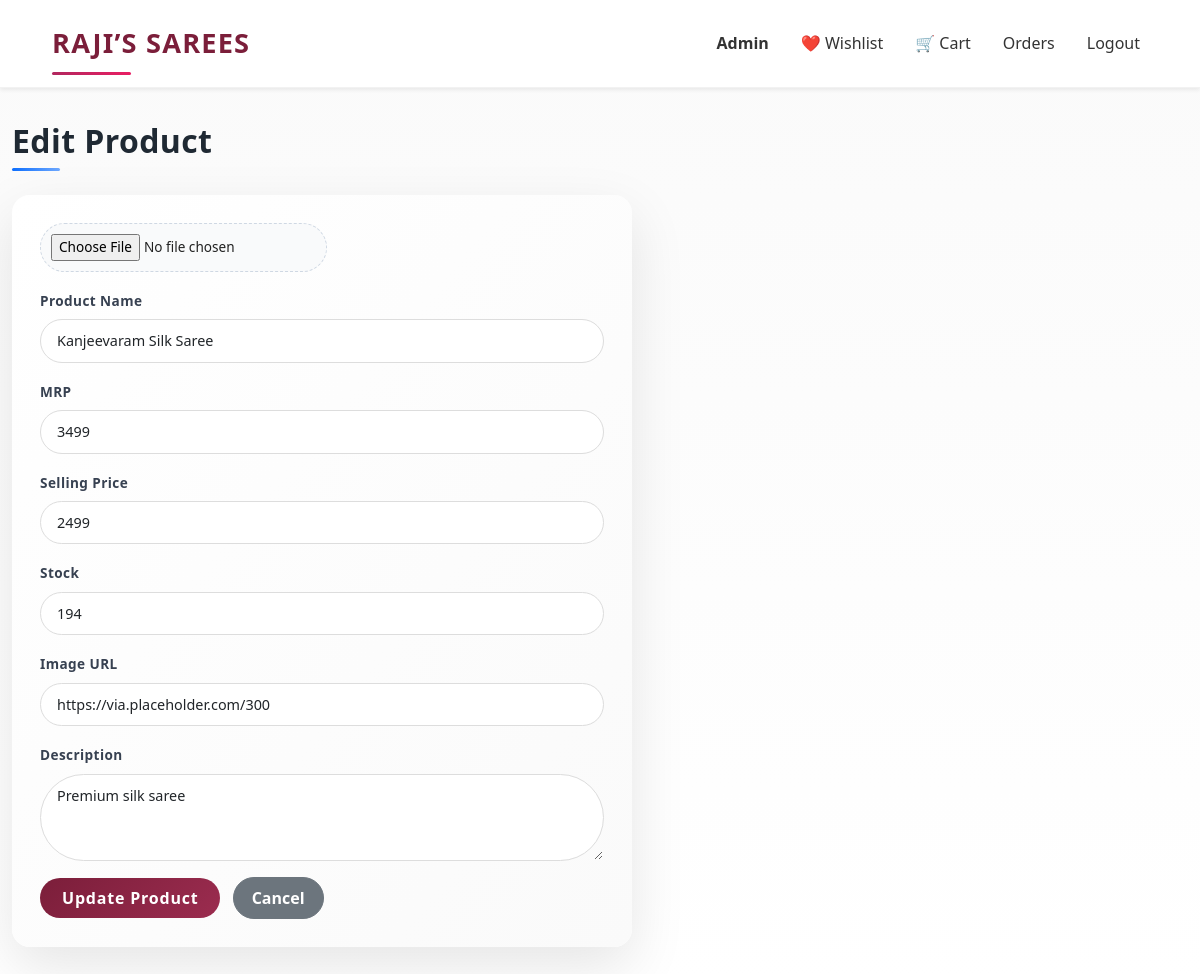
The page /admin/product/edit/1 (signed in) on the database as committed earlier.
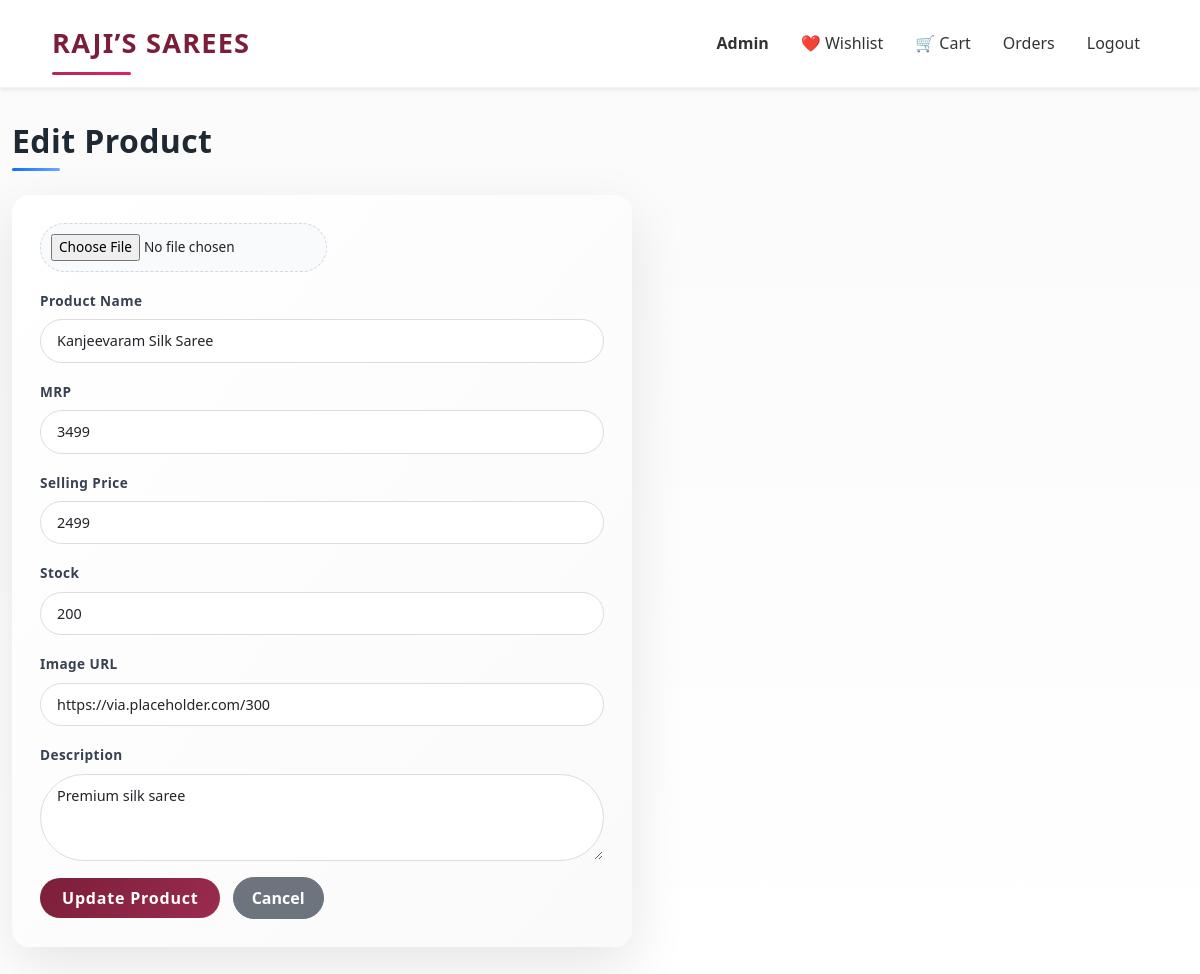
The same page on the database as committed later.
### app.py (models this page shows)
class Product(db.Model):
    id = db.Column(db.Integer, primary_key=True)
    name = db.Column(db.String(150), nullable=False)
    mrp = db.Column(db.Integer, nullable=False)
    price = db.Column(db.Integer, nullable=False)
    stock = db.Column(db.Integer, nullable=False)
    image = db.Column(db.String(300), nullable=False)
    description = db.Column(db.Text, nullable=False)

### app.py (the view, shortened to what this page needs)
@app.route("/admin/product/edit/<int:id>", methods=["GET", "POST"])
@login_required
def admin_edit_product(id):
    if not current_user.is_admin:
        abort(403)
    product = Product.query.get_or_404(id)
    return render_template("admin/edit_product.html", product=product)

### app.py (called while the page is built)
@login_manager.user_loader
def load_user(user_id):
    return User.query.get(int(user_id))

@app.context_processor
def inject_cart_count():
    if current_user.is_authenticated:
        count = db.session.query(
            func.sum(CartItem.quantity)
        ).filter_by(user_id=current_user.id).scalar()
        return {"cart_count": count or 0}
    return {"cart_count": 0}

### templates/admin/edit_product.html (shortened to what this page needs)
<!DOCTYPE html>
<html lang="en">
<head>
    <link href="https://cdn.jsdelivr.net/npm/bootstrap@5.3.3/dist/css/bootstrap.min.css" rel="stylesheet">
    <link rel="stylesheet" href="{{ url_for('static', filename='css/edit_product.css') }}">
</head>
<body>
<div class="toast-container position-fixed top-0 end-0 p-3">
</div>
<nav class="navbar navbar-expand-lg bg-white shadow-sm sticky-top">
  <div class="container">
    <a class="navbar-brand fw-bold brand-logo" href="/">RAJI’S SAREES</a>
    <div class="collapse navbar-collapse" id="mainNavbar">
      <ul class="navbar-nav ms-auto align-items-lg-center gap-lg-3">
        {% if current_user.is_authenticated %}
          {% if current_user.is_admin %}
            <li class="nav-item">
              <a href="/admin/dashboard" class="nav-link fw-bold text-danger">Admin</a>
            </li>
          {% endif %}
          <li class="nav-item">
            <a href="/wishlist" class="nav-link">❤️ Wishlist</a>
          </li>
          <li class="nav-item position-relative">
            <a href="/cart" class="nav-link">
              🛒 Cart
            </a>
          </li>
          <li class="nav-item">
            <a href="/orders" class="nav-link">Orders</a>
          </li>
          <li class="nav-item">
            <a href="/logout" class="nav-link">Logout</a>
          </li>
        {% endif %}
      </ul>
    </div>
  </div>
</nav>
<div class="container mt-4">
  {% block content %}
  <h2 class="mb-4">Edit Product</h2>
<form method="POST" enctype="multipart/form-data">
  <input type="file" name="image">
  <div class="mb-3">
    <label class="form-label">Product Name</label>
    <input class="form-control" name="name" value="{{ product.name }}" required>
  </div>
  <div class="mb-3">
    <label class="form-label">MRP</label>
    <input class="form-control" type="number" name="mrp" value="{{ product.mrp }}" required>
  </div>
  <div class="mb-3">
    <label class="form-label">Selling Price</label>
    <input class="form-control" type="number" name="price" value="{{ product.price }}" required>
  </div>
  <div class="mb-3">
    <label class="form-label">Stock</label>
    <input class="form-control" type="number" name="stock" value="{{ product.stock }}" required>
  </div>
  <div class="mb-3">
    <label class="form-label">Image URL</label>
    <input class="form-control" name="image" value="{{ product.image }}" required>
  </div>
  <div class="mb-3">
    <label class="form-label">Description</label>
    <textarea class="form-control" name="description" rows="3">{{ product.description }}</textarea>
  </div>
  <button class="btn btn-primary">Update Product</button>
  <a href="/admin/dashboard" class="btn btn-secondary ms-2">Cancel</a>
</form>
  {% endblock %}
</div>
</body>
</html>

Rows that differ between the two databases and show on the page:
changed Product "Kanjeevaram Silk Saree": stock "194" → "200"
